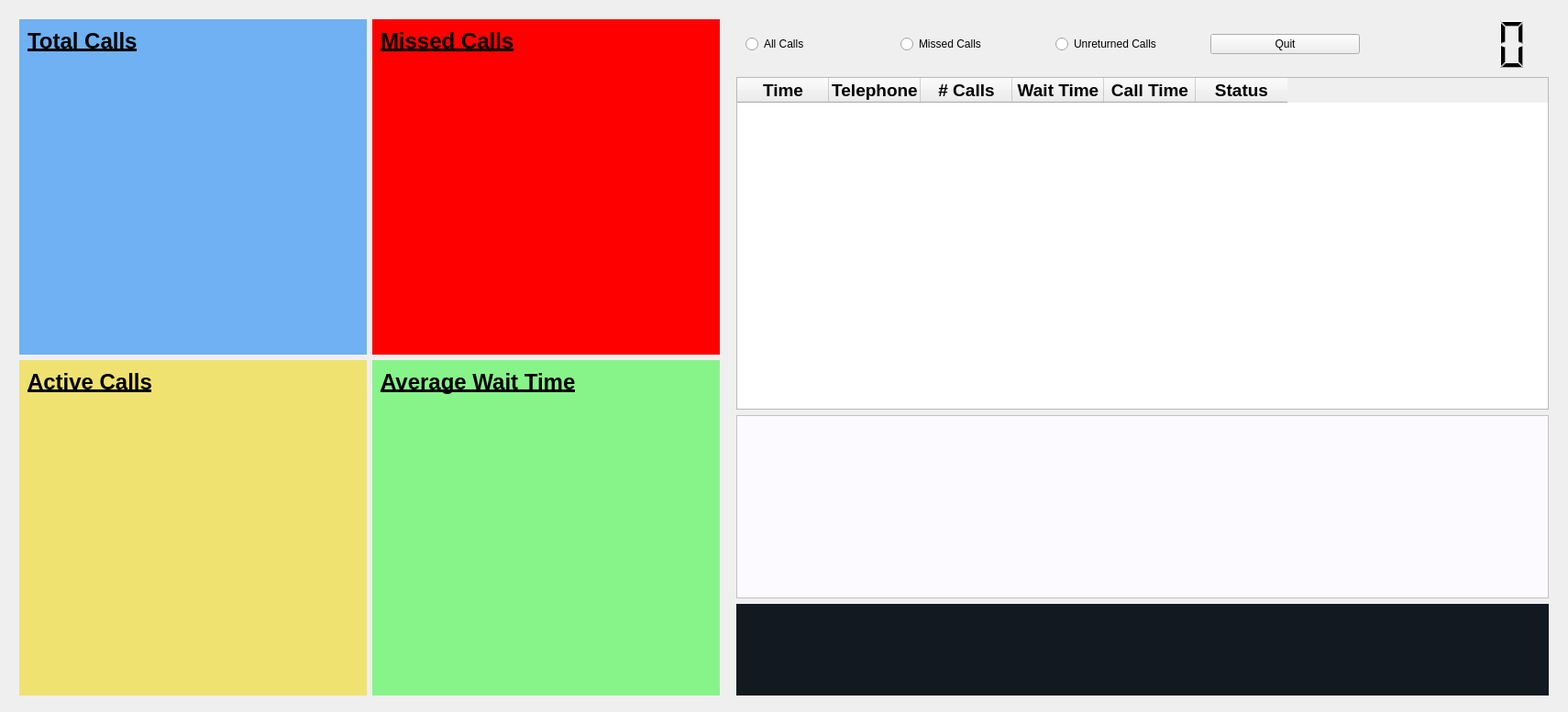
<?xml version="1.0" encoding="UTF-8"?>
<ui version="4.0">
 <class>MainWindow</class>
 <widget class="QMainWindow" name="MainWindow">
  <property name="geometry">
   <rect>
    <x>0</x>
    <y>0</y>
    <width>1710</width>
    <height>777</height>
   </rect>
  </property>
  <property name="windowTitle">
   <string>MainWindow</string>
  </property>
  <widget class="QWidget" name="centralwidget">
   <layout class="QVBoxLayout" name="verticalLayout_2">
    <item>
     <layout class="QHBoxLayout" name="mainFrame">
      <item>
       <widget class="QFrame" name="frame_2">
        <property name="sizeIncrement">
         <size>
          <width>0</width>
          <height>0</height>
         </size>
        </property>
        <property name="frameShape">
         <enum>QFrame::NoFrame</enum>
        </property>
        <property name="frameShadow">
         <enum>QFrame::Raised</enum>
        </property>
        <layout class="QGridLayout" name="gridLayout_2">
         <property name="leftMargin">
          <number>12</number>
         </property>
         <property name="topMargin">
          <number>12</number>
         </property>
         <property name="rightMargin">
          <number>0</number>
         </property>
         <item row="0" column="0">
          <widget class="QWidget" name="widget" native="true">
           <property name="palette">
            <palette>
             <active>
              <colorrole role="Base">
               <brush brushstyle="SolidPattern">
                <color alpha="255">
                 <red>255</red>
                 <green>255</green>
                 <blue>255</blue>
                </color>
               </brush>
              </colorrole>
              <colorrole role="Window">
               <brush brushstyle="SolidPattern">
                <color alpha="255">
                 <red>111</red>
                 <green>177</green>
                 <blue>242</blue>
                </color>
               </brush>
              </colorrole>
             </active>
             <inactive>
              <colorrole role="Base">
               <brush brushstyle="SolidPattern">
                <color alpha="255">
                 <red>255</red>
                 <green>255</green>
                 <blue>255</blue>
                </color>
               </brush>
              </colorrole>
              <colorrole role="Window">
               <brush brushstyle="SolidPattern">
                <color alpha="255">
                 <red>111</red>
                 <green>177</green>
                 <blue>242</blue>
                </color>
               </brush>
              </colorrole>
             </inactive>
             <disabled>
              <colorrole role="Base">
               <brush brushstyle="SolidPattern">
                <color alpha="255">
                 <red>111</red>
                 <green>177</green>
                 <blue>242</blue>
                </color>
               </brush>
              </colorrole>
              <colorrole role="Window">
               <brush brushstyle="SolidPattern">
                <color alpha="255">
                 <red>111</red>
                 <green>177</green>
                 <blue>242</blue>
                </color>
               </brush>
              </colorrole>
             </disabled>
            </palette>
           </property>
           <property name="autoFillBackground">
            <bool>true</bool>
           </property>
           <layout class="QVBoxLayout" name="verticalLayout_3">
            <item>
             <widget class="QLabel" name="label_3">
              <property name="maximumSize">
               <size>
                <width>16777215</width>
                <height>30</height>
               </size>
              </property>
              <property name="font">
               <font>
                <pointsize>18</pointsize>
                <weight>75</weight>
                <italic>false</italic>
                <bold>true</bold>
                <underline>true</underline>
                <strikeout>false</strikeout>
                <kerning>true</kerning>
               </font>
              </property>
              <property name="text">
               <string>Total Calls</string>
              </property>
             </widget>
            </item>
            <item>
             <widget class="QLabel" name="label_tot">
              <property name="font">
               <font>
                <pointsize>160</pointsize>
                <weight>75</weight>
                <bold>true</bold>
               </font>
              </property>
              <property name="text">
               <string/>
              </property>
              <property name="alignment">
               <set>Qt::AlignCenter</set>
              </property>
             </widget>
            </item>
           </layout>
          </widget>
         </item>
         <item row="0" column="1">
          <widget class="QWidget" name="widget_2" native="true">
           <property name="palette">
            <palette>
             <active>
              <colorrole role="Base">
               <brush brushstyle="SolidPattern">
                <color alpha="255">
                 <red>255</red>
                 <green>255</green>
                 <blue>255</blue>
                </color>
               </brush>
              </colorrole>
              <colorrole role="Window">
               <brush brushstyle="SolidPattern">
                <color alpha="255">
                 <red>255</red>
                 <green>0</green>
                 <blue>0</blue>
                </color>
               </brush>
              </colorrole>
             </active>
             <inactive>
              <colorrole role="Base">
               <brush brushstyle="SolidPattern">
                <color alpha="255">
                 <red>255</red>
                 <green>255</green>
                 <blue>255</blue>
                </color>
               </brush>
              </colorrole>
              <colorrole role="Window">
               <brush brushstyle="SolidPattern">
                <color alpha="255">
                 <red>255</red>
                 <green>0</green>
                 <blue>0</blue>
                </color>
               </brush>
              </colorrole>
             </inactive>
             <disabled>
              <colorrole role="Base">
               <brush brushstyle="SolidPattern">
                <color alpha="255">
                 <red>255</red>
                 <green>0</green>
                 <blue>0</blue>
                </color>
               </brush>
              </colorrole>
              <colorrole role="Window">
               <brush brushstyle="SolidPattern">
                <color alpha="255">
                 <red>255</red>
                 <green>0</green>
                 <blue>0</blue>
                </color>
               </brush>
              </colorrole>
             </disabled>
            </palette>
           </property>
           <property name="autoFillBackground">
            <bool>true</bool>
           </property>
           <layout class="QVBoxLayout" name="verticalLayout_4">
            <item>
             <widget class="QLabel" name="label_5">
              <property name="maximumSize">
               <size>
                <width>16777215</width>
                <height>30</height>
               </size>
              </property>
              <property name="font">
               <font>
                <pointsize>18</pointsize>
                <weight>75</weight>
                <italic>false</italic>
                <bold>true</bold>
                <underline>true</underline>
                <strikeout>false</strikeout>
                <kerning>true</kerning>
               </font>
              </property>
              <property name="text">
               <string>Missed Calls</string>
              </property>
             </widget>
            </item>
            <item>
             <widget class="QLabel" name="label_mis">
              <property name="font">
               <font>
                <pointsize>160</pointsize>
                <weight>75</weight>
                <bold>true</bold>
               </font>
              </property>
              <property name="text">
               <string/>
              </property>
              <property name="alignment">
               <set>Qt::AlignCenter</set>
              </property>
             </widget>
            </item>
           </layout>
          </widget>
         </item>
         <item row="1" column="0">
          <widget class="QWidget" name="widget_3" native="true">
           <property name="palette">
            <palette>
             <active>
              <colorrole role="Base">
               <brush brushstyle="SolidPattern">
                <color alpha="255">
                 <red>255</red>
                 <green>255</green>
                 <blue>255</blue>
                </color>
               </brush>
              </colorrole>
              <colorrole role="Window">
               <brush brushstyle="SolidPattern">
                <color alpha="255">
                 <red>239</red>
                 <green>226</green>
                 <blue>113</blue>
                </color>
               </brush>
              </colorrole>
             </active>
             <inactive>
              <colorrole role="Base">
               <brush brushstyle="SolidPattern">
                <color alpha="255">
                 <red>255</red>
                 <green>255</green>
                 <blue>255</blue>
                </color>
               </brush>
              </colorrole>
              <colorrole role="Window">
               <brush brushstyle="SolidPattern">
                <color alpha="255">
                 <red>239</red>
                 <green>226</green>
                 <blue>113</blue>
                </color>
               </brush>
              </colorrole>
             </inactive>
             <disabled>
              <colorrole role="Base">
               <brush brushstyle="SolidPattern">
                <color alpha="255">
                 <red>239</red>
                 <green>226</green>
                 <blue>113</blue>
                </color>
               </brush>
              </colorrole>
              <colorrole role="Window">
               <brush brushstyle="SolidPattern">
                <color alpha="255">
                 <red>239</red>
                 <green>226</green>
                 <blue>113</blue>
                </color>
               </brush>
              </colorrole>
             </disabled>
            </palette>
           </property>
           <property name="autoFillBackground">
            <bool>true</bool>
           </property>
           <layout class="QVBoxLayout" name="verticalLayout_5">
            <item>
             <widget class="QLabel" name="label_7">
              <property name="maximumSize">
               <size>
                <width>16777215</width>
                <height>30</height>
               </size>
              </property>
              <property name="font">
               <font>
                <pointsize>18</pointsize>
                <weight>75</weight>
                <italic>false</italic>
                <bold>true</bold>
                <underline>true</underline>
                <strikeout>false</strikeout>
                <kerning>true</kerning>
               </font>
              </property>
              <property name="text">
               <string>Active Calls</string>
              </property>
             </widget>
            </item>
            <item>
             <widget class="QLabel" name="label_act">
              <property name="font">
               <font>
                <pointsize>160</pointsize>
                <weight>75</weight>
                <bold>true</bold>
               </font>
              </property>
              <property name="text">
               <string/>
              </property>
              <property name="alignment">
               <set>Qt::AlignCenter</set>
              </property>
             </widget>
            </item>
           </layout>
          </widget>
         </item>
         <item row="1" column="1">
          <widget class="QWidget" name="widget_4" native="true">
           <property name="palette">
            <palette>
             <active>
              <colorrole role="Base">
               <brush brushstyle="SolidPattern">
                <color alpha="255">
                 <red>255</red>
                 <green>255</green>
                 <blue>255</blue>
                </color>
               </brush>
              </colorrole>
              <colorrole role="Window">
               <brush brushstyle="SolidPattern">
                <color alpha="255">
                 <red>135</red>
                 <green>244</green>
                 <blue>138</blue>
                </color>
               </brush>
              </colorrole>
             </active>
             <inactive>
              <colorrole role="Base">
               <brush brushstyle="SolidPattern">
                <color alpha="255">
                 <red>255</red>
                 <green>255</green>
                 <blue>255</blue>
                </color>
               </brush>
              </colorrole>
              <colorrole role="Window">
               <brush brushstyle="SolidPattern">
                <color alpha="255">
                 <red>135</red>
                 <green>244</green>
                 <blue>138</blue>
                </color>
               </brush>
              </colorrole>
             </inactive>
             <disabled>
              <colorrole role="Base">
               <brush brushstyle="SolidPattern">
                <color alpha="255">
                 <red>135</red>
                 <green>244</green>
                 <blue>138</blue>
                </color>
               </brush>
              </colorrole>
              <colorrole role="Window">
               <brush brushstyle="SolidPattern">
                <color alpha="255">
                 <red>135</red>
                 <green>244</green>
                 <blue>138</blue>
                </color>
               </brush>
              </colorrole>
             </disabled>
            </palette>
           </property>
           <property name="autoFillBackground">
            <bool>true</bool>
           </property>
           <layout class="QVBoxLayout" name="verticalLayout_6">
            <item>
             <widget class="QLabel" name="label_9">
              <property name="maximumSize">
               <size>
                <width>16777215</width>
                <height>30</height>
               </size>
              </property>
              <property name="font">
               <font>
                <pointsize>18</pointsize>
                <weight>75</weight>
                <italic>false</italic>
                <bold>true</bold>
                <underline>true</underline>
                <strikeout>false</strikeout>
                <kerning>true</kerning>
               </font>
              </property>
              <property name="text">
               <string>Average Wait Time</string>
              </property>
             </widget>
            </item>
            <item>
             <widget class="QLabel" name="label_out">
              <property name="font">
               <font>
                <pointsize>80</pointsize>
                <weight>75</weight>
                <bold>true</bold>
               </font>
              </property>
              <property name="text">
               <string/>
              </property>
              <property name="alignment">
               <set>Qt::AlignCenter</set>
              </property>
             </widget>
            </item>
           </layout>
          </widget>
         </item>
        </layout>
       </widget>
      </item>
      <item>
       <widget class="QFrame" name="frame">
        <property name="sizePolicy">
         <sizepolicy hsizetype="Preferred" vsizetype="Preferred">
          <horstretch>0</horstretch>
          <verstretch>0</verstretch>
         </sizepolicy>
        </property>
        <property name="minimumSize">
         <size>
          <width>910</width>
          <height>0</height>
         </size>
        </property>
        <property name="maximumSize">
         <size>
          <width>700</width>
          <height>16777215</height>
         </size>
        </property>
        <property name="frameShape">
         <enum>QFrame::NoFrame</enum>
        </property>
        <property name="frameShadow">
         <enum>QFrame::Sunken</enum>
        </property>
        <layout class="QVBoxLayout" name="verticalLayout_7">
         <property name="leftMargin">
          <number>12</number>
         </property>
         <property name="rightMargin">
          <number>12</number>
         </property>
         <item>
          <layout class="QHBoxLayout" name="horizontalLayout">
           <property name="leftMargin">
            <number>10</number>
           </property>
           <property name="topMargin">
            <number>0</number>
           </property>
           <item>
            <widget class="QRadioButton" name="rbtn1">
             <property name="text">
              <string>All Calls</string>
             </property>
            </widget>
           </item>
           <item>
            <widget class="QRadioButton" name="rbtn2">
             <property name="text">
              <string>Missed Calls</string>
             </property>
            </widget>
           </item>
           <item>
            <widget class="QRadioButton" name="rbtn3">
             <property name="text">
              <string>Unreturned Calls</string>
             </property>
            </widget>
           </item>
           <item>
            <widget class="QPushButton" name="btnQuit">
             <property name="text">
              <string>Quit</string>
             </property>
            </widget>
           </item>
           <item>
            <widget class="QLCDNumber" name="lcdpanel">
             <property name="minimumSize">
              <size>
               <width>200</width>
               <height>60</height>
              </size>
             </property>
             <property name="font">
              <font>
               <pointsize>72</pointsize>
               <weight>75</weight>
               <bold>true</bold>
              </font>
             </property>
             <property name="frameShape">
              <enum>QFrame::NoFrame</enum>
             </property>
            </widget>
           </item>
          </layout>
         </item>
         <item>
          <widget class="QTableWidget" name="tableWidget">
           <property name="font">
            <font>
             <pointsize>14</pointsize>
             <weight>75</weight>
             <italic>false</italic>
             <bold>true</bold>
             <kerning>true</kerning>
            </font>
           </property>
           <column>
            <property name="text">
             <string>Time</string>
            </property>
           </column>
           <column>
            <property name="text">
             <string>Telephone</string>
            </property>
           </column>
           <column>
            <property name="text">
             <string># Calls</string>
            </property>
           </column>
           <column>
            <property name="text">
             <string>Wait Time</string>
            </property>
           </column>
           <column>
            <property name="text">
             <string>Call Time</string>
            </property>
           </column>
           <column>
            <property name="text">
             <string>Status</string>
            </property>
           </column>
          </widget>
         </item>
         <item>
          <widget class="QFrame" name="frame_3">
           <property name="minimumSize">
            <size>
             <width>0</width>
             <height>200</height>
            </size>
           </property>
           <property name="palette">
            <palette>
             <active>
              <colorrole role="Base">
               <brush brushstyle="SolidPattern">
                <color alpha="255">
                 <red>255</red>
                 <green>255</green>
                 <blue>255</blue>
                </color>
               </brush>
              </colorrole>
              <colorrole role="Window">
               <brush brushstyle="SolidPattern">
                <color alpha="255">
                 <red>253</red>
                 <green>250</green>
                 <blue>255</blue>
                </color>
               </brush>
              </colorrole>
             </active>
             <inactive>
              <colorrole role="Base">
               <brush brushstyle="SolidPattern">
                <color alpha="255">
                 <red>255</red>
                 <green>255</green>
                 <blue>255</blue>
                </color>
               </brush>
              </colorrole>
              <colorrole role="Window">
               <brush brushstyle="SolidPattern">
                <color alpha="255">
                 <red>253</red>
                 <green>250</green>
                 <blue>255</blue>
                </color>
               </brush>
              </colorrole>
             </inactive>
             <disabled>
              <colorrole role="Base">
               <brush brushstyle="SolidPattern">
                <color alpha="255">
                 <red>253</red>
                 <green>250</green>
                 <blue>255</blue>
                </color>
               </brush>
              </colorrole>
              <colorrole role="Window">
               <brush brushstyle="SolidPattern">
                <color alpha="255">
                 <red>253</red>
                 <green>250</green>
                 <blue>255</blue>
                </color>
               </brush>
              </colorrole>
             </disabled>
            </palette>
           </property>
           <property name="autoFillBackground">
            <bool>true</bool>
           </property>
           <property name="frameShape">
            <enum>QFrame::StyledPanel</enum>
           </property>
           <property name="frameShadow">
            <enum>QFrame::Raised</enum>
           </property>
           <layout class="QVBoxLayout" name="verticalLayout">
            <item>
             <widget class="QLabel" name="lblNumber">
              <property name="palette">
               <palette>
                <active>
                 <colorrole role="Base">
                  <brush brushstyle="SolidPattern">
                   <color alpha="255">
                    <red>255</red>
                    <green>255</green>
                    <blue>255</blue>
                   </color>
                  </brush>
                 </colorrole>
                 <colorrole role="Window">
                  <brush brushstyle="SolidPattern">
                   <color alpha="255">
                    <red>253</red>
                    <green>250</green>
                    <blue>255</blue>
                   </color>
                  </brush>
                 </colorrole>
                </active>
                <inactive>
                 <colorrole role="Base">
                  <brush brushstyle="SolidPattern">
                   <color alpha="255">
                    <red>255</red>
                    <green>255</green>
                    <blue>255</blue>
                   </color>
                  </brush>
                 </colorrole>
                 <colorrole role="Window">
                  <brush brushstyle="SolidPattern">
                   <color alpha="255">
                    <red>253</red>
                    <green>250</green>
                    <blue>255</blue>
                   </color>
                  </brush>
                 </colorrole>
                </inactive>
                <disabled>
                 <colorrole role="Base">
                  <brush brushstyle="SolidPattern">
                   <color alpha="255">
                    <red>253</red>
                    <green>250</green>
                    <blue>255</blue>
                   </color>
                  </brush>
                 </colorrole>
                 <colorrole role="Window">
                  <brush brushstyle="SolidPattern">
                   <color alpha="255">
                    <red>253</red>
                    <green>250</green>
                    <blue>255</blue>
                   </color>
                  </brush>
                 </colorrole>
                </disabled>
               </palette>
              </property>
              <property name="font">
               <font>
                <pointsize>64</pointsize>
                <weight>75</weight>
                <bold>true</bold>
               </font>
              </property>
              <property name="text">
               <string/>
              </property>
              <property name="alignment">
               <set>Qt::AlignHCenter|Qt::AlignTop</set>
              </property>
             </widget>
            </item>
           </layout>
          </widget>
         </item>
         <item>
          <widget class="QWidget" name="widget_5" native="true">
           <property name="minimumSize">
            <size>
             <width>0</width>
             <height>100</height>
            </size>
           </property>
           <property name="maximumSize">
            <size>
             <width>16777215</width>
             <height>100</height>
            </size>
           </property>
           <property name="palette">
            <palette>
             <active>
              <colorrole role="Base">
               <brush brushstyle="SolidPattern">
                <color alpha="255">
                 <red>255</red>
                 <green>255</green>
                 <blue>255</blue>
                </color>
               </brush>
              </colorrole>
              <colorrole role="Window">
               <brush brushstyle="SolidPattern">
                <color alpha="255">
                 <red>19</red>
                 <green>25</green>
                 <blue>33</blue>
                </color>
               </brush>
              </colorrole>
             </active>
             <inactive>
              <colorrole role="Base">
               <brush brushstyle="SolidPattern">
                <color alpha="255">
                 <red>255</red>
                 <green>255</green>
                 <blue>255</blue>
                </color>
               </brush>
              </colorrole>
              <colorrole role="Window">
               <brush brushstyle="SolidPattern">
                <color alpha="255">
                 <red>19</red>
                 <green>25</green>
                 <blue>33</blue>
                </color>
               </brush>
              </colorrole>
             </inactive>
             <disabled>
              <colorrole role="Base">
               <brush brushstyle="SolidPattern">
                <color alpha="255">
                 <red>19</red>
                 <green>25</green>
                 <blue>33</blue>
                </color>
               </brush>
              </colorrole>
              <colorrole role="Window">
               <brush brushstyle="SolidPattern">
                <color alpha="255">
                 <red>19</red>
                 <green>25</green>
                 <blue>33</blue>
                </color>
               </brush>
              </colorrole>
             </disabled>
            </palette>
           </property>
           <property name="autoFillBackground">
            <bool>true</bool>
           </property>
           <layout class="QHBoxLayout" name="horizontalLayout_2">
            <item>
             <widget class="QLabel" name="label">
              <property name="minimumSize">
               <size>
                <width>150</width>
                <height>60</height>
               </size>
              </property>
              <property name="maximumSize">
               <size>
                <width>200</width>
                <height>80</height>
               </size>
              </property>
              <property name="autoFillBackground">
               <bool>true</bool>
              </property>
              <property name="styleSheet">
               <string notr="true"/>
              </property>
              <property name="text">
               <string/>
              </property>
              <property name="scaledContents">
               <bool>true</bool>
              </property>
              <property name="alignment">
               <set>Qt::AlignRight|Qt::AlignTrailing|Qt::AlignVCenter</set>
              </property>
              <property name="margin">
               <number>0</number>
              </property>
             </widget>
            </item>
           </layout>
          </widget>
         </item>
        </layout>
       </widget>
      </item>
     </layout>
    </item>
   </layout>
  </widget>
 </widget>
 <resources/>
 <connections/>
</ui>
